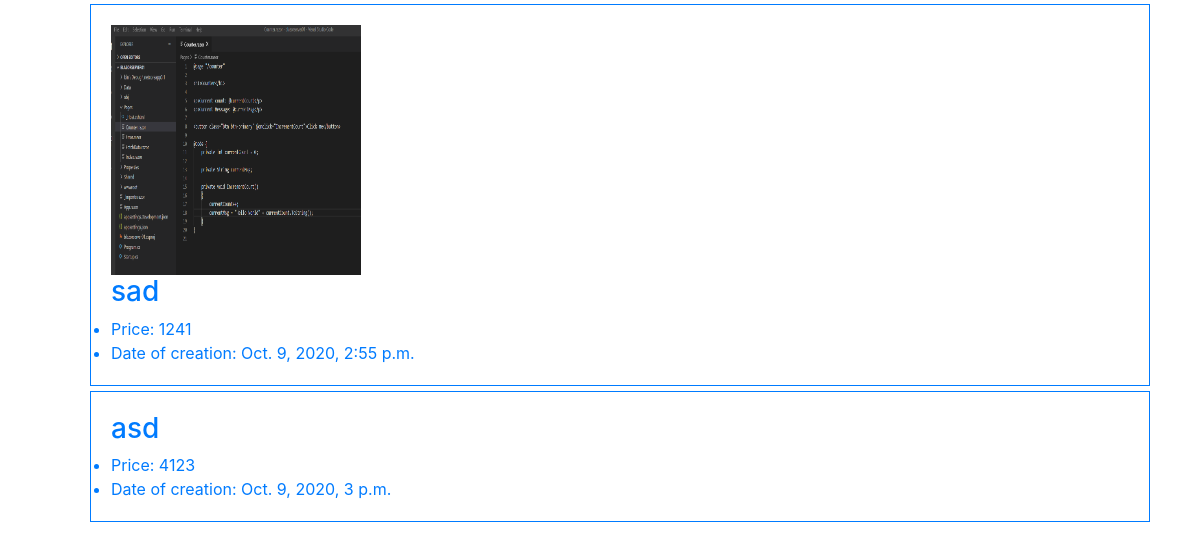
The app's page / (lower part), older data.
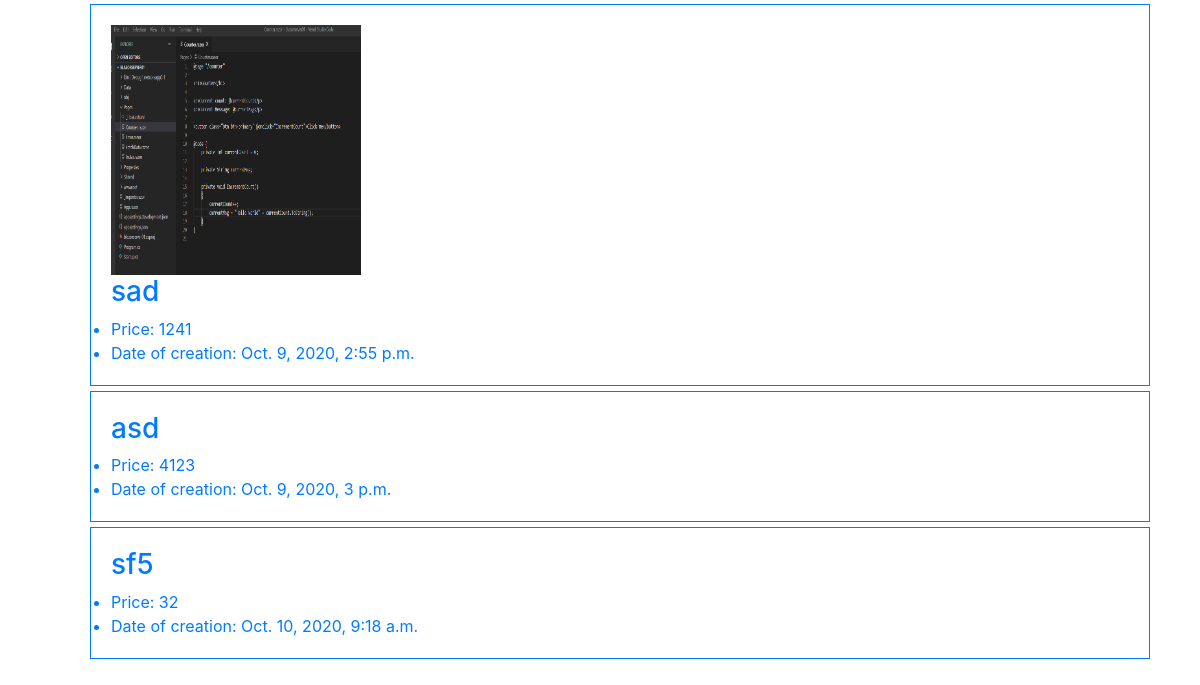
The same page, newer data.
### auctions/models.py (models this page shows, shortened)
class Photo(models.Model):
    image_name = models.TextField()
    url = models.TextField()

class Auction(models.Model):
    name = models.CharField(max_length=64)
    price = models.IntegerField()
    creation_date = models.DateTimeField()
    photos = models.ManyToManyField(Photo, related_name='photos', blank=True)
    auction_category = models.ForeignKey(Category, on_delete=models.CASCADE, related_name="categories")

### auctions/views.py (the view)
# urls.py: path("", views.index, name="index"),
def index(request):
    return render(request, "auctions/index.html",{
        "auctions":Auction.objects.all(),
        "photos":Photo.objects.all(),
    })

### auctions/templates/auctions/index.html (shortened to what this page needs)
{% extends "auctions/layout.html" %}
{% load static %}
{% block body %}
<div class="container">
    <ul>
        {% for auction in auctions %}
        <a href="{% url 'listing' auction.id %}">
            <div class="listening">
                {% for n in auction.photos.all %}
                    <img src="{% static n.url %}" width="250" height="250">
                {% endfor %}
                <h3>{{auction.name}}</h3>
                <li>
                    Price: {{auction.price}}
                </li>
                <li>
                    Date of creation: {{auction.creation_date}}
                </li>
            </div>
        </a>
        {% endfor %}
    </ul>
</div>
{% endblock %}

### auctions/templates/auctions/layout.html (shortened to what this page needs)
{% load static %}
<!DOCTYPE html>
<html lang="en">
    <head>
        <link rel="stylesheet" href="https://stackpath.bootstrapcdn.com/bootstrap/4.4.1/css/bootstrap.min.css">
        <link href="{% static 'auctions/styles.css' %}" rel="stylesheet">
    </head>
    <body>
        {% block body %}
        {% endblock %}
    </body>
</html>

### auctions/static/auctions/styles.css (style rules this page uses)
body { padding: 10px; }
.listening { padding: 20px; border-width: 1px; border-style: solid; margin: 5px; }

Row changes from the older to the newer data that the page shows:
added Auction: name "sf5", price "32", creation_date "Oct. 10, 2020, 9:18 a.m."
